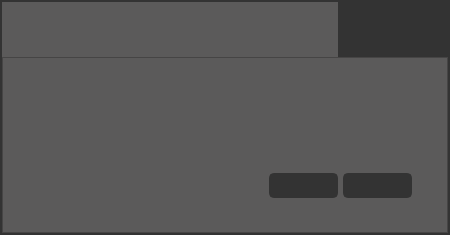
<?xml version="1.0" encoding="UTF-8"?>
<ui version="4.0">
 <class>Dialog</class>
 <widget class="QDialog" name="Dialog">
  <property name="geometry">
   <rect>
    <x>0</x>
    <y>0</y>
    <width>450</width>
    <height>235</height>
   </rect>
  </property>
  <property name="minimumSize">
   <size>
    <width>450</width>
    <height>235</height>
   </size>
  </property>
  <property name="maximumSize">
   <size>
    <width>450</width>
    <height>235</height>
   </size>
  </property>
  <property name="windowTitle">
   <string>Dialog</string>
  </property>
  <property name="styleSheet">
   <string notr="true">QDialog {
	background:rgb(51,51,51);
}</string>
  </property>
  <layout class="QVBoxLayout" name="verticalLayout">
   <property name="spacing">
    <number>0</number>
   </property>
   <property name="leftMargin">
    <number>0</number>
   </property>
   <property name="topMargin">
    <number>0</number>
   </property>
   <property name="rightMargin">
    <number>0</number>
   </property>
   <property name="bottomMargin">
    <number>0</number>
   </property>
   <item>
    <widget class="QFrame" name="frame_2">
     <property name="styleSheet">
      <string notr="true">background:rgb(51,51,51);</string>
     </property>
     <property name="frameShape">
      <enum>QFrame::NoFrame</enum>
     </property>
     <property name="frameShadow">
      <enum>QFrame::Plain</enum>
     </property>
     <layout class="QVBoxLayout" name="verticalLayout_2">
      <property name="spacing">
       <number>0</number>
      </property>
      <property name="leftMargin">
       <number>2</number>
      </property>
      <property name="topMargin">
       <number>2</number>
      </property>
      <property name="rightMargin">
       <number>2</number>
      </property>
      <property name="bottomMargin">
       <number>2</number>
      </property>
      <item>
       <widget class="QFrame" name="frame_top">
        <property name="minimumSize">
         <size>
          <width>0</width>
          <height>55</height>
         </size>
        </property>
        <property name="maximumSize">
         <size>
          <width>16777215</width>
          <height>55</height>
         </size>
        </property>
        <property name="styleSheet">
         <string notr="true">background:rgb(91,90,90);</string>
        </property>
        <property name="frameShape">
         <enum>QFrame::NoFrame</enum>
        </property>
        <property name="frameShadow">
         <enum>QFrame::Plain</enum>
        </property>
        <layout class="QHBoxLayout" name="horizontalLayout">
         <property name="spacing">
          <number>0</number>
         </property>
         <property name="leftMargin">
          <number>0</number>
         </property>
         <property name="topMargin">
          <number>0</number>
         </property>
         <property name="rightMargin">
          <number>0</number>
         </property>
         <property name="bottomMargin">
          <number>0</number>
         </property>
         <item>
          <widget class="QLabel" name="lab_heading">
           <property name="font">
            <font>
             <family>Segoe UI</family>
             <pointsize>14</pointsize>
            </font>
           </property>
           <property name="styleSheet">
            <string notr="true">color:rgb(255,255,255);</string>
           </property>
           <property name="text">
            <string/>
           </property>
           <property name="alignment">
            <set>Qt::AlignCenter</set>
           </property>
          </widget>
         </item>
         <item>
          <widget class="QPushButton" name="bn_min">
           <property name="minimumSize">
            <size>
             <width>55</width>
             <height>55</height>
            </size>
           </property>
           <property name="maximumSize">
            <size>
             <width>55</width>
             <height>55</height>
            </size>
           </property>
           <property name="styleSheet">
            <string notr="true">QPushButton {
	border: none;
	background-color: rgb(51,51,51);
}
QPushButton:hover {
	background-color: rgb(0,143,150);
}
QPushButton:pressed {	
	background-color: rgb(51,51,51);
}</string>
           </property>
           <property name="text">
            <string/>
           </property>
           <property name="icon">
            <iconset>
             <normaloff>../doc/Minimalistic-Flat-Modern-GUI-Template/icons/1x/hideAsset 53.png</normaloff>../doc/Minimalistic-Flat-Modern-GUI-Template/icons/1x/hideAsset 53.png</iconset>
           </property>
           <property name="iconSize">
            <size>
             <width>22</width>
             <height>12</height>
            </size>
           </property>
           <property name="autoDefault">
            <bool>false</bool>
           </property>
           <property name="flat">
            <bool>true</bool>
           </property>
          </widget>
         </item>
         <item>
          <widget class="QPushButton" name="bn_close">
           <property name="minimumSize">
            <size>
             <width>55</width>
             <height>55</height>
            </size>
           </property>
           <property name="maximumSize">
            <size>
             <width>55</width>
             <height>55</height>
            </size>
           </property>
           <property name="styleSheet">
            <string notr="true">QPushButton {
	border: none;
	background-color: rgb(51,51,51);
}
QPushButton:hover {
	background-color: rgb(0,143,150);
}
QPushButton:pressed {	
	background-color: rgb(51,51,51);
}</string>
           </property>
           <property name="text">
            <string/>
           </property>
           <property name="icon">
            <iconset>
             <normaloff>../doc/Minimalistic-Flat-Modern-GUI-Template/icons/1x/closeAsset 43.png</normaloff>../doc/Minimalistic-Flat-Modern-GUI-Template/icons/1x/closeAsset 43.png</iconset>
           </property>
           <property name="iconSize">
            <size>
             <width>22</width>
             <height>22</height>
            </size>
           </property>
           <property name="autoDefault">
            <bool>false</bool>
           </property>
           <property name="flat">
            <bool>true</bool>
           </property>
          </widget>
         </item>
        </layout>
       </widget>
      </item>
      <item>
       <widget class="QFrame" name="frame_bottom">
        <property name="styleSheet">
         <string notr="true">background:rgb(91,90,90);</string>
        </property>
        <property name="frameShape">
         <enum>QFrame::StyledPanel</enum>
        </property>
        <property name="frameShadow">
         <enum>QFrame::Raised</enum>
        </property>
        <layout class="QGridLayout" name="gridLayout">
         <property name="leftMargin">
          <number>15</number>
         </property>
         <property name="rightMargin">
          <number>35</number>
         </property>
         <property name="bottomMargin">
          <number>0</number>
         </property>
         <property name="horizontalSpacing">
          <number>5</number>
         </property>
         <property name="verticalSpacing">
          <number>0</number>
         </property>
         <item row="1" column="3">
          <widget class="QPushButton" name="bn_east">
           <property name="minimumSize">
            <size>
             <width>69</width>
             <height>25</height>
            </size>
           </property>
           <property name="maximumSize">
            <size>
             <width>69</width>
             <height>25</height>
            </size>
           </property>
           <property name="font">
            <font>
             <family>Segoe UI</family>
             <pointsize>12</pointsize>
            </font>
           </property>
           <property name="styleSheet">
            <string notr="true">QPushButton {
	border: 2px solid rgb(51,51,51);
	border-radius: 5px;	
	color:rgb(255,255,255);
	background-color: rgb(51,51,51);
}
QPushButton:hover {
	border: 2px solid rgb(0,143,150);
	background-color: rgb(0,143,150);
}
QPushButton:pressed {	
	border: 2px solid rgb(0,143,150);
	background-color: rgb(51,51,51);
}</string>
           </property>
           <property name="text">
            <string/>
           </property>
           <property name="autoDefault">
            <bool>false</bool>
           </property>
          </widget>
         </item>
         <item row="0" column="0">
          <widget class="QLabel" name="lab_icon">
           <property name="minimumSize">
            <size>
             <width>40</width>
             <height>40</height>
            </size>
           </property>
           <property name="maximumSize">
            <size>
             <width>40</width>
             <height>40</height>
            </size>
           </property>
           <property name="text">
            <string/>
           </property>
          </widget>
         </item>
         <item row="1" column="2">
          <widget class="QPushButton" name="bn_west">
           <property name="minimumSize">
            <size>
             <width>69</width>
             <height>25</height>
            </size>
           </property>
           <property name="maximumSize">
            <size>
             <width>69</width>
             <height>25</height>
            </size>
           </property>
           <property name="font">
            <font>
             <family>Segoe UI</family>
             <pointsize>12</pointsize>
            </font>
           </property>
           <property name="styleSheet">
            <string notr="true">QPushButton {
	border: 2px solid rgb(51,51,51);
	border-radius: 5px;	
	color:rgb(255,255,255);
	background-color: rgb(51,51,51);
}
QPushButton:hover {
	border: 2px solid rgb(0,143,150);
	background-color: rgb(0,143,150);
}
QPushButton:pressed {	
	border: 2px solid rgb(0,143,150);
	background-color: rgb(51,51,51);
}</string>
           </property>
           <property name="text">
            <string/>
           </property>
           <property name="autoDefault">
            <bool>false</bool>
           </property>
          </widget>
         </item>
         <item row="0" column="1" colspan="3">
          <widget class="QLabel" name="lab_message">
           <property name="font">
            <font>
             <family>Segoe UI</family>
             <pointsize>12</pointsize>
            </font>
           </property>
           <property name="styleSheet">
            <string notr="true">color:rgb(255,255,255);</string>
           </property>
           <property name="text">
            <string/>
           </property>
           <property name="wordWrap">
            <bool>true</bool>
           </property>
          </widget>
         </item>
        </layout>
       </widget>
      </item>
     </layout>
    </widget>
   </item>
  </layout>
 </widget>
 <resources/>
 <connections/>
</ui>
